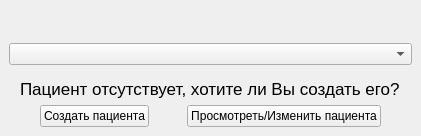
<?xml version="1.0" encoding="UTF-8"?>
<ui version="4.0">
 <class>patientChoice</class>
 <widget class="QMainWindow" name="patientChoice">
  <property name="geometry">
   <rect>
    <x>0</x>
    <y>0</y>
    <width>421</width>
    <height>136</height>
   </rect>
  </property>
  <property name="windowTitle">
   <string>MainWindow</string>
  </property>
  <widget class="QWidget" name="centralwidget">
   <layout class="QVBoxLayout" name="verticalLayout_2">
    <item>
     <layout class="QVBoxLayout" name="verticalLayout">
      <item>
       <spacer name="verticalSpacer_2">
        <property name="orientation">
         <enum>Qt::Vertical</enum>
        </property>
        <property name="sizeHint" stdset="0">
         <size>
          <width>20</width>
          <height>40</height>
         </size>
        </property>
       </spacer>
      </item>
      <item>
       <widget class="QComboBox" name="comboBox"/>
      </item>
      <item>
       <spacer name="verticalSpacer">
        <property name="orientation">
         <enum>Qt::Vertical</enum>
        </property>
        <property name="sizeHint" stdset="0">
         <size>
          <width>17</width>
          <height>13</height>
         </size>
        </property>
       </spacer>
      </item>
      <item>
       <layout class="QHBoxLayout" name="horizontalLayout_2">
        <item>
         <spacer name="horizontalSpacer_2">
          <property name="orientation">
           <enum>Qt::Horizontal</enum>
          </property>
          <property name="sizeHint" stdset="0">
           <size>
            <width>40</width>
            <height>20</height>
           </size>
          </property>
         </spacer>
        </item>
        <item>
         <widget class="QLabel" name="label">
          <property name="font">
           <font>
            <pointsize>13</pointsize>
            <weight>50</weight>
            <bold>false</bold>
            <strikeout>false</strikeout>
            <kerning>true</kerning>
           </font>
          </property>
          <property name="text">
           <string>Пациент отсутствует, хотите ли Вы создать его?</string>
          </property>
          <property name="scaledContents">
           <bool>false</bool>
          </property>
         </widget>
        </item>
        <item>
         <spacer name="horizontalSpacer_3">
          <property name="orientation">
           <enum>Qt::Horizontal</enum>
          </property>
          <property name="sizeHint" stdset="0">
           <size>
            <width>40</width>
            <height>20</height>
           </size>
          </property>
         </spacer>
        </item>
       </layout>
      </item>
      <item>
       <layout class="QHBoxLayout" name="horizontalLayout">
        <item>
         <spacer name="horizontalSpacer_5">
          <property name="orientation">
           <enum>Qt::Horizontal</enum>
          </property>
          <property name="sizeHint" stdset="0">
           <size>
            <width>40</width>
            <height>20</height>
           </size>
          </property>
         </spacer>
        </item>
        <item>
         <widget class="QPushButton" name="pushButton_2">
          <property name="text">
           <string>Создать пациента</string>
          </property>
         </widget>
        </item>
        <item>
         <spacer name="horizontalSpacer_4">
          <property name="orientation">
           <enum>Qt::Horizontal</enum>
          </property>
          <property name="sizeHint" stdset="0">
           <size>
            <width>40</width>
            <height>20</height>
           </size>
          </property>
         </spacer>
        </item>
        <item>
         <widget class="QPushButton" name="pushButton_3">
          <property name="text">
           <string>Просмотреть/Изменить пациента</string>
          </property>
         </widget>
        </item>
        <item>
         <spacer name="horizontalSpacer">
          <property name="orientation">
           <enum>Qt::Horizontal</enum>
          </property>
          <property name="sizeHint" stdset="0">
           <size>
            <width>40</width>
            <height>20</height>
           </size>
          </property>
         </spacer>
        </item>
       </layout>
      </item>
     </layout>
    </item>
   </layout>
  </widget>
 </widget>
 <resources/>
 <connections/>
</ui>
